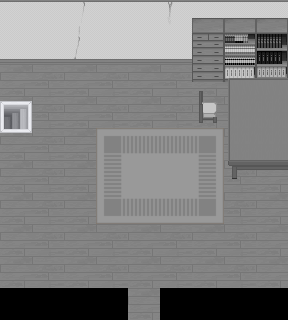

A 2D game scene composited from a Tiled map and its tileset images. What follows is a short description and the map's XML, with every tile layer's data as written:
An orthogonal 9x10 tile map with 32x32 px tiles, 6 tile layers (layer0, layer1, layer2, layer3, ...), 2 tilesets.

<map version="1.9" tiledversion="1.9.2" orientation="orthogonal" renderorder="right-down" width="9" height="10" tilewidth="32" tileheight="32" infinite="0" nextlayerid="7" nextobjectid="1">
 <tileset firstgid="1" source="res/room-01-udz.tsx" />
 <tileset firstgid="897" source="res/add_more.tsx" />
 <layer id="5" name="layer0" width="9" height="10">
  <data encoding="csv">
0,0,0,0,0,0,0,0,0,
0,0,0,0,0,0,0,0,0,
1208,1208,1208,1208,1208,1208,1208,0,0,
0,1208,1208,1208,1208,1208,0,0,0,
1208,1208,1208,1208,1208,1208,1208,0,0,
1208,1208,1208,1208,1208,1208,1208,0,0,
1208,1208,1208,1208,1208,1208,1208,1208,1208,
1208,1208,1208,1208,1208,1208,1208,1208,1208,
1208,1208,1208,1208,1208,1208,1208,1208,1208,
0,0,0,0,1208,0,0,0,0
</data>
 </layer>
 <layer id="1" name="layer1" width="9" height="10" locked="1">
  <data encoding="csv">
7,7,11,7,7,10,7,7,7,
7,7,19,7,7,7,7,7,7,
1,2,1,2,1,2,1,2,1,
1,2,1,2,1,2,1,2,1,
1,2,1,961,962,962,963,2,1,
1,2,1,977,978,978,979,2,1,
1,2,1,993,994,994,995,2,1,
1,2,1,2,1,2,1,2,1,
1,2,1,2,1,2,1,2,1,
924,924,924,924,1,924,924,924,924
</data>
 </layer>
 <layer id="2" name="layer2" width="9" height="10" locked="1">
  <data encoding="csv">
9,9,9,9,9,9,9,9,9,
17,17,17,17,17,17,17,17,17,
0,0,0,0,0,0,0,0,0,
0,0,0,0,0,0,0,0,0,
0,0,0,0,0,0,0,0,0,
0,0,0,0,0,0,0,0,0,
0,0,0,0,0,0,0,0,0,
0,0,0,0,0,0,0,0,0,
0,0,0,0,0,0,0,0,0,
0,0,0,0,0,0,0,0,0
</data>
 </layer>
 <layer id="3" name="layer3" width="9" height="10" locked="1">
  <data encoding="csv">
0,0,0,0,0,0,838,839,840,
0,0,0,0,0,0,846,847,848,
0,0,0,0,0,0,854,855,856,
264,0,0,0,0,0,0,0,0,
272,0,0,0,0,0,0,0,0,
0,0,0,0,0,0,0,0,0,
0,0,0,0,0,0,0,0,0,
0,0,0,0,0,0,0,0,0,
0,0,0,0,0,0,0,0,0,
0,0,0,0,0,0,0,0,0
</data>
 </layer>
 <layer id="4" name="layer4" width="9" height="10" locked="1">
  <data encoding="csv">
0,0,0,0,0,0,0,0,0,
0,0,0,0,0,0,0,0,0,
0,0,0,0,0,0,0,185,186,
0,0,0,0,0,0,179,193,194,
0,0,0,0,0,0,0,193,194,
0,0,0,0,0,0,0,201,202,
0,0,0,0,0,0,0,0,0,
0,0,0,0,0,0,0,0,0,
0,0,0,0,0,0,0,0,0,
0,0,0,0,0,0,0,0,0
</data>
 </layer>
 <layer id="6" name="layer5" width="9" height="10" locked="1">
  <data encoding="csv">
0,0,0,0,0,0,0,0,0,
0,0,0,0,0,0,0,0,0,
0,0,0,0,0,0,171,0,0,
0,0,0,0,0,0,0,0,0,
0,0,0,0,0,0,0,0,0,
0,0,0,0,0,0,0,0,0,
0,0,0,0,0,0,0,0,0,
0,0,0,0,0,0,0,0,0,
0,0,0,0,0,0,0,0,0,
0,0,0,0,0,0,0,0,0
</data>
 </layer>
</map>
